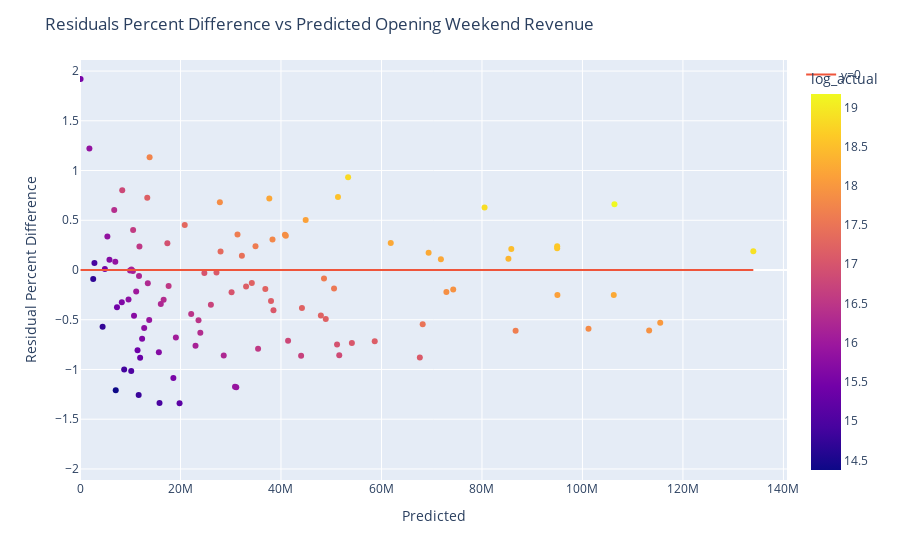

Notebook code for this chart:
### Code cell
# plot residuals as a percentage of actual
results_df["residual_percent_difference"] = (
    (results_df["actual"] - results_df["predicted"]) / ((results_df["actual"] + results_df["predicted"]) / 2)
)

results_df["log_actual"] = np.log(results_df["actual"])

fig2 = px.scatter(results_df, x="predicted", y="residual_percent_difference", hover_name="title", color="log_actual", labels={"residual_percent_difference": "Residual Percent Difference", "predicted": "Predicted Opening Weekend Revenue", "actual": "Actual Opening Weekend Revenue"})

x_axis_length = int(max(results_df["predicted"]) * 1.05)
fig2.add_trace(go.Scatter(x=results_df["predicted"], y=[0] * len(results_df), mode="lines", name="y=0"))
max_abs_residual_percent_difference = max(abs(results_df["residual_percent_difference"]))
fig2.update_layout(
    title="Residuals Percent Difference vs Predicted Opening Weekend Revenue",
    xaxis_title="Predicted",
    yaxis_title="Residual Percent Difference",
    yaxis=dict(range=[-1.1 * max_abs_residual_percent_difference, 1.1 * max_abs_residual_percent_difference]),
    xaxis=dict(range=[0, x_axis_length])
)

# positive is under prediction, negative is over prediction

### Figure 1 — Plotly figure (JSON) as saved in the notebook; plotly's stock layout.template omitted (floating-point values rounded to 4 significant figures)
{"data": [{"hovertemplate": "<b>%{hovertext}</b><br><br>Predicted Opening Weekend Revenue=%{x}<br>Residual Percent Difference=%{y}<br>log_actual=%{marker.color}<extra></extra>", "hovertext": ["M3GAN", "80 for Brady", "Knock at the Cabin", "Ant-Man and the Wasp: Quantumania", "Jesus Revolution", "Creed III", "Operation Fortune: Ruse de guerre", "Scream VI", "65", "Shazam! Fury of the Gods", "John Wick: Chapter 4", "Dungeons & Dragons: Honor Among Thieves", "His Only Son", "The Super Mario Bros. Movie", "Renfield", "The Pope’s Exorcist", "Beau is Afraid", "Big George Foreman: The Miraculous Story of the Once and Future Heavyweight Champion of the World", "Are You There God? It’s Me, Margaret", "Guardians of the Galaxy Vol 3", "Fast X", "The Little Mermaid", "The Machine", "Spider-Man: Across the Spider-Verse", "Transformers: Rise of the Beasts", "The Flash", "Elemental", "No Hard Feelings", "Ruby Gillman, Teenage Kraken", "Indiana Jones and the Dial of Destiny", "Sound of Freedom", "Insidious: The Red Door", "Oppenheimer", "Barbie", "Talk To Me", "Haunted Mansion", "Teenage Mutant Ninja Turtles: Mutant Mayhem", "Meg 2: The Trench", "The Last Voyage of the Demeter", "Blue Beetle", "Strays", "Dumb Money", "Expend4bles", "The Creator", "Saw X", "PAW Patrol: The Mighty Movie", "The Exorcist: Believer", "Killers of the Flower Moon", "Priscilla", "Five Nights at Freddy’s", "Journey to Bethlehem", "The Marvels", "Next Goal Wins", "The Hunger Games: The Ballad of Songbirds & Snakes", "Thanksgiving", "Trolls Band Together", "Wish", "Napoleon", "Godzilla Minus One (ゴジラ最新作)", "American Fiction", "Wonka", "Migration", "The Iron Claw", "Aquaman and the Lost Kingdom", "Anyone But You", "Ferrari", "Mean Girls", "Argylle", "Madame Web", "Dune: Part Two", "Kung Fu Panda 4", "Imaginary", "Cabrini", "Arthur the King", "Ghostbusters: Frozen Empire", "Godzilla x Kong: The New Empire", "Civil War", "Abigail", "Challengers", "Unsung Hero", "The Fall Guy", "Tarot", "Kingdom of the Planet of the Apes", "IF", "The Strangers: Chapter 1", "Furiosa: A Mad Max Saga", "The Garfield Movie", "The Watchers", "Bad Boys: Ride or Die", "Inside Out 2", "A Quiet Place: Day One", "Horizon: An American Saga Chapter 1", "Despicable Me 4", "Sound of Hope: The Story of Possum Trot", "Fly Me to the Moon", "Twisters", "Deadpool & Wolverine", "Harold and the Purple Crayon", "It Ends With Us", "Alien: Romulus", "The Crow", "Reagan", "Beetlejuice Beetlejuice", "Speak No Evil"], "legendgroup": "", "marker": {"color": [17.23, 16.36, 16.46, 18.48, 16.58, 17.88, 14.96, 17.61, 16.33, 17.22, 18.12, 17.43, 15.52, 18.8, 15.9, 16.01, 14.79, 14.89, 15.72, 18.59, 18.02, 18.38, 15.43, 18.61, 17.93, 17.82, 17.2, 16.52, 15.52, 17.92, 16.8, 17.31, 18.23, 18.9, 16.16, 17.0, 17.15, 17.22, 15.69, 17.04, 15.93, 15.02, 15.9, 16.46, 16.72, 16.94, 17.09, 16.96, 15.43, 18.2, 14.69, 17.65, 14.73, 17.61, 16.15, 17.22, 16.8, 16.84, 16.25, 14.38, 17.48, 16.34, 15.4, 17.14, 15.61, 15.18, 17.17, 16.68, 16.55, 18.23, 17.88, 16.11, 15.79, 15.85, 17.62, 18.2, 17.06, 16.15, 16.52, 15.86, 17.14, 15.69, 17.88, 17.33, 16.29, 17.09, 16.99, 15.76, 17.85, 18.85, 17.77, 16.22, 18.13, 14.94, 16.06, 18.21, 19.17, 15.61, 17.73, 17.55, 15.35, 15.85, 18.53, 16.25], "coloraxis": "coloraxis", "symbol": "circle"}, "mode": "markers", "name": "", "orientation": "v", "showlegend": false, "type": "scatter", "x": [36890000.0, 6810000.0, 22130000.0, 85840000.0, 10570000.0, 40790000.0, 15830000.0, 34930000.0, 16640000.0, 47940000.0, 95020000.0, 32220000.0, 113300.0, 53360000.0, 31100000.0, 11190000.0, 11680000.0, 8792000.0, 10750000.0, 94960000.0, 115500000.0, 85270000.0, 4954000.0, 94970000.0, 74280000.0, 101200000.0, 48910000.0, 11830000.0, 18580000.0, 113300000.0, 8406000.0, 20850000.0, 69380000.0, 134000000.0, 10530000.0, 30170000.0, 33060000.0, 44170000.0, 15700000.0, 54110000.0, 13770000.0, 10190000.0, 30850000.0, 23590000.0, 26050000.0, 17390000.0, 27160000.0, 51160000.0, 7358000.0, 37680000.0, 2630000.0, 86700000.0, 4498000.0, 48560000.0, 22990000.0, 34200000.0, 41410000.0, 51600000.0, 28610000.0, 7111000.0, 68200000.0, 23950000.0, 11450000.0, 58660000.0, 8322000.0, 19810000.0, 13390000.0, 44010000.0, 35440000.0, 106200000.0, 40970000.0, 9961000.0, 9659000.0, 7026000.0, 31350000.0, 71830000.0, 38510000.0, 10240000.0, 17640000.0, 1872000.0, 38020000.0, 5863000.0, 72920000.0, 27970000.0, 13500000.0, 67640000.0, 24750000.0, 12770000.0, 27840000.0, 80520000.0, 38310000.0, 11750000.0, 44910000.0, 2870000.0, 19080000.0, 61850000.0, 106400000.0, 12360000.0, 13850000.0, 50560000.0, 11970000.0, 5450000.0, 51350000.0, 16080000.0], "xaxis": "x", "y": [-0.1918, 0.6039, -0.4414, 0.2112, 0.4016, 0.3546, -1.338, 0.2398, -0.2979, -0.4568, -0.2511, 0.1435, 1.919, 0.9313, -1.179, -0.2158, -1.257, -1.001, -0.4588, 0.2198, -0.5311, 0.1141, 0.009267, 0.2383, -0.1956, -0.5909, -0.4919, 0.2364, -1.086, -0.6094, 0.8029, 0.4518, 0.1722, 0.1892, -0.009791, -0.2243, -0.1654, -0.3821, -0.828, -0.7349, -0.5019, -1.016, -1.173, -0.5049, -0.3491, 0.2678, -0.0248, -0.75, -0.3739, 0.7193, -0.0912, -0.6112, -0.5709, -0.08488, -0.762, -0.1307, -0.7107, -0.8571, -0.8588, -1.208, -0.5447, -0.6316, -0.8068, -0.7174, -0.3242, -1.339, 0.7256, -0.8632, -0.7919, -0.2514, 0.3441, -0.004826, -0.296, 0.08299, 0.3578, 0.1077, -0.405, 0.005504, -0.1609, 1.22, -0.3124, 0.1034, -0.2212, 0.1862, -0.1322, -0.8793, -0.03056, -0.5836, 0.6802, 0.6278, 0.3069, -0.0609, 0.5019, 0.07005, -0.6774, 0.2712, 0.6612, -0.6923, 1.132, -0.1849, -0.8816, 0.3359, 0.7349, -0.3409], "yaxis": "y"}, {"mode": "lines", "name": "y=0", "type": "scatter", "x": [36890000.0, 6810000.0, 22130000.0, 85840000.0, 10570000.0, 40790000.0, 15830000.0, 34930000.0, 16640000.0, 47940000.0, 95020000.0, 32220000.0, 113300.0, 53360000.0, 31100000.0, 11190000.0, 11680000.0, 8792000.0, 10750000.0, 94960000.0, 115500000.0, 85270000.0, 4954000.0, 94970000.0, 74280000.0, 101200000.0, 48910000.0, 11830000.0, 18580000.0, 113300000.0, 8406000.0, 20850000.0, 69380000.0, 134000000.0, 10530000.0, 30170000.0, 33060000.0, 44170000.0, 15700000.0, 54110000.0, 13770000.0, 10190000.0, 30850000.0, 23590000.0, 26050000.0, 17390000.0, 27160000.0, 51160000.0, 7358000.0, 37680000.0, 2630000.0, 86700000.0, 4498000.0, 48560000.0, 22990000.0, 34200000.0, 41410000.0, 51600000.0, 28610000.0, 7111000.0, 68200000.0, 23950000.0, 11450000.0, 58660000.0, 8322000.0, 19810000.0, 13390000.0, 44010000.0, 35440000.0, 106200000.0, 40970000.0, 9961000.0, 9659000.0, 7026000.0, 31350000.0, 71830000.0, 38510000.0, 10240000.0, 17640000.0, 1872000.0, 38020000.0, 5863000.0, 72920000.0, 27970000.0, 13500000.0, 67640000.0, 24750000.0, 12770000.0, 27840000.0, 80520000.0, 38310000.0, 11750000.0, 44910000.0, 2870000.0, 19080000.0, 61850000.0, 106400000.0, 12360000.0, 13850000.0, 50560000.0, 11970000.0, 5450000.0, 51350000.0, 16080000.0], "y": [0, 0, 0, 0, 0, 0, 0, 0, 0, 0, 0, 0, 0, 0, 0, 0, 0, 0, 0, 0, 0, 0, 0, 0, 0, 0, 0, 0, 0, 0, 0, 0, 0, 0, 0, 0, 0, 0, 0, 0, 0, 0, 0, 0, 0, 0, 0, 0, 0, 0, 0, 0, 0, 0, 0, 0, 0, 0, 0, 0, 0, 0, 0, 0, 0, 0, 0, 0, 0, 0, 0, 0, 0, 0, 0, 0, 0, 0, 0, 0, 0, 0, 0, 0, 0, 0, 0, 0, 0, 0, 0, 0, 0, 0, 0, 0, 0, 0, 0, 0, 0, 0, 0, 0]}], "layout": {"coloraxis": {"colorbar": {"title": {"text": "log_actual"}}, "colorscale": [[0, "#0d0887"], [0.1111, "#46039f"], [0.2222, "#7201a8"], [0.3333, "#9c179e"], [0.4444, "#bd3786"], [0.5556, "#d8576b"], [0.6667, "#ed7953"], [0.7778, "#fb9f3a"], [0.8889, "#fdca26"], [1, "#f0f921"]]}, "legend": {"tracegroupgap": 0}, "margin": {"t": 60}, "title": {"text": "Residuals Percent Difference vs Predicted Opening Weekend Revenue"}, "xaxis": {"anchor": "y", "domain": [0, 1], "range": [0, 140711984], "title": {"text": "Predicted"}}, "yaxis": {"anchor": "x", "domain": [0, 1], "range": [-2.111, 2.111], "title": {"text": "Residual Percent Difference"}}}}
